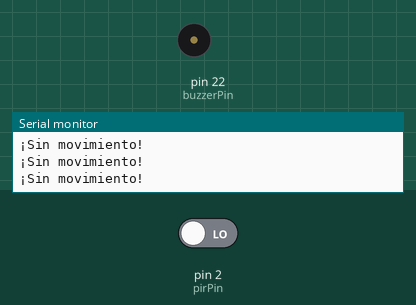
A sketch run on a simulated Arduino Mega 2560, built with avr-gcc and run on an emulated ATmega2560. Parts: buzzer (waves = sounding, pin HIGH), the last lines printed to the serial monitor. The test bench sets the inputs (shaded band); at power-on: pin 2 (pirPin) LOW.

Above: at 1.2 s.
1.3 s: pin 2 (pirPin) driven HIGH
At 2.2 s:
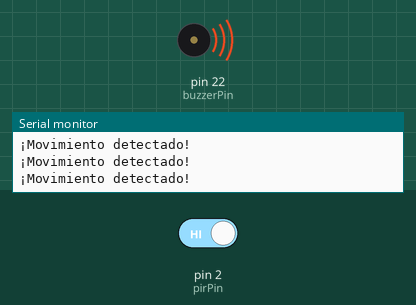
2.8 s: pin 2 (pirPin) driven LOW
At 3.5 s:
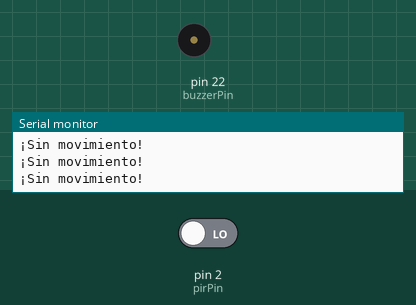
Timing chart, 0 to 5.8 s (numbered marks = the images above; inputs shaded):
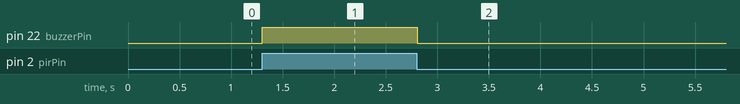

The sketch:

3.ino
```cpp
#define buzzerPin 22
#define pirPin 2

void setup()
{
  Serial.begin(115200);
  pinMode(buzzerPin, OUTPUT);
  pinMode(pirPin, INPUT);
}

void loop()
{
  int movimiento = digitalRead(pirPin);

  if (movimiento == HIGH) {
    digitalWrite(buzzerPin, HIGH);
    Serial.println("¡Movimiento detectado!");
  }
  else {
    digitalWrite(buzzerPin, LOW);
    Serial.println("¡Sin movimiento!");
  }

  delay(100);
}
```

Measured:
- after the input at 1.3 s, pin 22 (buzzerPin): LOW → HIGH at once
- after the input at 2.8 s, pin 22 (buzzerPin): HIGH → LOW at once
